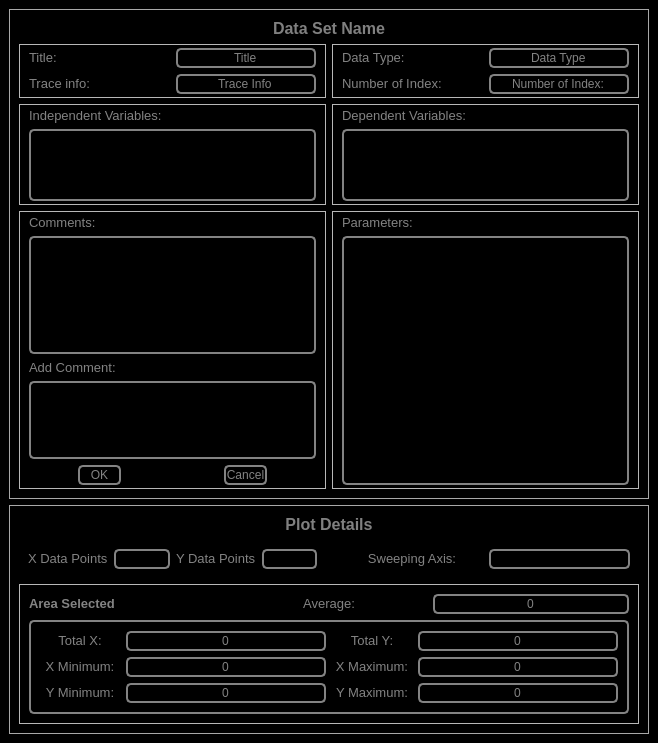
<?xml version="1.0" encoding="UTF-8"?>
<ui version="4.0">
 <class>MainWindow</class>
 <widget class="QMainWindow" name="MainWindow">
  <property name="geometry">
   <rect>
    <x>0</x>
    <y>0</y>
    <width>658</width>
    <height>743</height>
   </rect>
  </property>
  <property name="windowTitle">
   <string>Data Info</string>
  </property>
  <property name="windowIcon">
   <iconset resource="../../../Resources/nSOTScannerResources.qrc">
    <normaloff>:/nSOTScanner/Pictures/jj_schema.svg</normaloff>:/nSOTScanner/Pictures/jj_schema.svg</iconset>
  </property>
  <widget class="QWidget" name="centralwidget">
   <property name="styleSheet">
    <string notr="true">#centralwidget
{
background-color: rgb(0, 0, 0);
}</string>
   </property>
   <layout class="QVBoxLayout" name="verticalLayout_3" stretch="4,1">
    <item>
     <widget class="QFrame" name="frame_DataDetails">
      <property name="styleSheet">
       <string notr="true">#frame_DataDetails{
border:1px solid rgb(168,168,168)
}</string>
      </property>
      <property name="frameShape">
       <enum>QFrame::StyledPanel</enum>
      </property>
      <property name="frameShadow">
       <enum>QFrame::Raised</enum>
      </property>
      <layout class="QGridLayout" name="gridLayout" rowstretch="0,1,2,3,0" columnstretch="1,1">
       <item row="3" column="1">
        <widget class="QFrame" name="frame_DependentVariables">
         <property name="frameShape">
          <enum>QFrame::StyledPanel</enum>
         </property>
         <property name="frameShadow">
          <enum>QFrame::Raised</enum>
         </property>
         <layout class="QVBoxLayout" name="verticalLayout_2">
          <property name="topMargin">
           <number>3</number>
          </property>
          <property name="bottomMargin">
           <number>3</number>
          </property>
          <item>
           <widget class="QLabel" name="label_DependentVariables">
            <property name="text">
             <string>&lt;html&gt;&lt;head/&gt;&lt;body&gt;&lt;p&gt;&lt;span style=&quot; font-size:10pt; color:#838383;&quot;&gt;Dependent Variables:&lt;/span&gt;&lt;/p&gt;&lt;/body&gt;&lt;/html&gt;</string>
            </property>
           </widget>
          </item>
          <item>
           <widget class="QListWidget" name="listWidget_DependentVariables">
            <property name="styleSheet">
             <string notr="true">QListWidget#listWidget_DependentVariables{
color: rgb(131,131,131);
background-color:rgb(0,0,0);
border: 2px solid  rgb(131,131,131);
border-radius: 5px
}

QScrollBar:horizontal {
   border: 0px;
   background: black;
   height: 15px;
}
QScrollBar:vertical {
   border: 0px;
   background: black;
   width: 15px;
}</string>
            </property>
           </widget>
          </item>
         </layout>
        </widget>
       </item>
       <item row="3" column="0">
        <widget class="QFrame" name="frame_IndependentVariables">
         <property name="frameShape">
          <enum>QFrame::StyledPanel</enum>
         </property>
         <property name="frameShadow">
          <enum>QFrame::Raised</enum>
         </property>
         <layout class="QVBoxLayout" name="verticalLayout_4">
          <property name="topMargin">
           <number>3</number>
          </property>
          <property name="bottomMargin">
           <number>3</number>
          </property>
          <item>
           <widget class="QLabel" name="label_IndependentVariables">
            <property name="text">
             <string>&lt;html&gt;&lt;head/&gt;&lt;body&gt;&lt;p&gt;&lt;span style=&quot; font-size:10pt; color:#838383;&quot;&gt;Independent Variables:&lt;/span&gt;&lt;/p&gt;&lt;/body&gt;&lt;/html&gt;</string>
            </property>
           </widget>
          </item>
          <item>
           <widget class="QListWidget" name="listWidget_IndependentVariables">
            <property name="styleSheet">
             <string notr="true">QListWidget#listWidget_IndependentVariables{
color: rgb(131,131,131);
background-color:rgb(0,0,0);
border: 2px solid  rgb(131,131,131);
border-radius: 5px
}

QScrollBar:horizontal {
   border: 0px;
   background: black;
   height: 15px;
}
QScrollBar:vertical {
   border: 0px;
   background: black;
   width: 15px;
}</string>
            </property>
           </widget>
          </item>
         </layout>
        </widget>
       </item>
       <item row="0" column="0" colspan="2">
        <widget class="QLabel" name="label_DataSetName">
         <property name="font">
          <font>
           <pointsize>12</pointsize>
           <weight>75</weight>
           <bold>true</bold>
          </font>
         </property>
         <property name="styleSheet">
          <string notr="true">color:grey</string>
         </property>
         <property name="text">
          <string>Data Set Name</string>
         </property>
         <property name="alignment">
          <set>Qt::AlignCenter</set>
         </property>
        </widget>
       </item>
       <item row="4" column="0">
        <widget class="QFrame" name="frame_Comments">
         <property name="frameShape">
          <enum>QFrame::StyledPanel</enum>
         </property>
         <property name="frameShadow">
          <enum>QFrame::Raised</enum>
         </property>
         <layout class="QGridLayout" name="gridLayout_2" rowstretch="0,6,0,4,1" columnstretch="1,1,1,1,1,1">
          <property name="topMargin">
           <number>3</number>
          </property>
          <property name="bottomMargin">
           <number>3</number>
          </property>
          <item row="0" column="0" colspan="2">
           <widget class="QLabel" name="label_Comments">
            <property name="text">
             <string>&lt;html&gt;&lt;head/&gt;&lt;body&gt;&lt;p&gt;&lt;span style=&quot; font-size:10pt; color:#838383;&quot;&gt;Comments:&lt;/span&gt;&lt;/p&gt;&lt;/body&gt;&lt;/html&gt;</string>
            </property>
           </widget>
          </item>
          <item row="1" column="0" colspan="6">
           <widget class="QTextEdit" name="textEdit_CurrentComments">
            <property name="styleSheet">
             <string notr="true">QTextEdit#textEdit_CurrentComments{
color: rgb(131,131,131);
background-color:rgb(0,0,0);
border: 2px solid  rgb(131,131,131);
border-radius: 5px
}</string>
            </property>
            <property name="readOnly">
             <bool>true</bool>
            </property>
           </widget>
          </item>
          <item row="2" column="0" colspan="3">
           <widget class="QLabel" name="label_AddComments">
            <property name="text">
             <string>&lt;html&gt;&lt;head/&gt;&lt;body&gt;&lt;p&gt;&lt;span style=&quot; font-size:10pt; color:#838383;&quot;&gt;Add Comment:&lt;/span&gt;&lt;/p&gt;&lt;/body&gt;&lt;/html&gt;</string>
            </property>
           </widget>
          </item>
          <item row="3" column="0" colspan="6">
           <widget class="QTextEdit" name="textEdit_AddComments">
            <property name="styleSheet">
             <string notr="true">QTextEdit#textEdit_AddComments{
color: rgb(131,131,131);
background-color:rgb(0,0,0);
border: 2px solid  rgb(131,131,131);
border-radius: 5px
}</string>
            </property>
           </widget>
          </item>
          <item row="4" column="0">
           <spacer name="horizontalSpacer">
            <property name="orientation">
             <enum>Qt::Horizontal</enum>
            </property>
            <property name="sizeHint" stdset="0">
             <size>
              <width>50</width>
              <height>20</height>
             </size>
            </property>
           </spacer>
          </item>
          <item row="4" column="1">
           <widget class="QPushButton" name="pushButton_ok">
            <property name="sizePolicy">
             <sizepolicy hsizetype="Preferred" vsizetype="Preferred">
              <horstretch>0</horstretch>
              <verstretch>0</verstretch>
             </sizepolicy>
            </property>
            <property name="styleSheet">
             <string notr="true">QPushButton:pressed#pushButton_ok{
color: rgb(0,0,0);
background-color:rgb(131,131,131);
border: 1px solid rgb(0,0,0);
border-radius: 5px
}

QPushButton#pushButton_ok{
color: rgb(131,131,131);
background-color:rgb(0,0,0);
border: 2px solid  rgb(131,131,131);
border-radius: 5px
}</string>
            </property>
            <property name="text">
             <string>OK</string>
            </property>
           </widget>
          </item>
          <item row="4" column="2">
           <spacer name="horizontalSpacer_2">
            <property name="orientation">
             <enum>Qt::Horizontal</enum>
            </property>
            <property name="sizeHint" stdset="0">
             <size>
              <width>49</width>
              <height>20</height>
             </size>
            </property>
           </spacer>
          </item>
          <item row="4" column="3">
           <spacer name="horizontalSpacer_3">
            <property name="orientation">
             <enum>Qt::Horizontal</enum>
            </property>
            <property name="sizeHint" stdset="0">
             <size>
              <width>50</width>
              <height>20</height>
             </size>
            </property>
           </spacer>
          </item>
          <item row="4" column="4">
           <widget class="QPushButton" name="pushButton_Cancel">
            <property name="sizePolicy">
             <sizepolicy hsizetype="Preferred" vsizetype="Preferred">
              <horstretch>0</horstretch>
              <verstretch>0</verstretch>
             </sizepolicy>
            </property>
            <property name="styleSheet">
             <string notr="true">QPushButton:pressed#pushButton_Cancel{
color: rgb(0,0,0);
background-color:rgb(131,131,131);
border: 1px solid rgb(0,0,0);
border-radius: 5px
}

QPushButton#pushButton_Cancel{
color: rgb(131,131,131);
background-color:rgb(0,0,0);
border: 2px solid  rgb(131,131,131);
border-radius: 5px
}</string>
            </property>
            <property name="text">
             <string>Cancel</string>
            </property>
           </widget>
          </item>
          <item row="4" column="5">
           <spacer name="horizontalSpacer_4">
            <property name="orientation">
             <enum>Qt::Horizontal</enum>
            </property>
            <property name="sizeHint" stdset="0">
             <size>
              <width>50</width>
              <height>20</height>
             </size>
            </property>
           </spacer>
          </item>
         </layout>
        </widget>
       </item>
       <item row="4" column="1">
        <widget class="QFrame" name="frame_parameter">
         <property name="frameShape">
          <enum>QFrame::StyledPanel</enum>
         </property>
         <property name="frameShadow">
          <enum>QFrame::Raised</enum>
         </property>
         <layout class="QVBoxLayout" name="verticalLayout" stretch="0,0">
          <property name="topMargin">
           <number>3</number>
          </property>
          <property name="bottomMargin">
           <number>3</number>
          </property>
          <item>
           <widget class="QLabel" name="label_Parameters">
            <property name="text">
             <string>&lt;html&gt;&lt;head/&gt;&lt;body&gt;&lt;p&gt;&lt;span style=&quot; font-size:10pt; color:#838383;&quot;&gt;Parameters:&lt;/span&gt;&lt;/p&gt;&lt;/body&gt;&lt;/html&gt;</string>
            </property>
           </widget>
          </item>
          <item>
           <widget class="QListWidget" name="listWidget_parameters">
            <property name="styleSheet">
             <string notr="true">QListWidget#listWidget_parameters{
color: rgb(131,131,131);
background-color:rgb(0,0,0);
border: 2px solid  rgb(131,131,131);
border-radius: 5px
}

QScrollBar:horizontal {
   border: 0px;
   background: black;
   height: 15px;
}
QScrollBar:vertical {
   border: 0px;
   background: black;
   width: 15px;
}</string>
            </property>
           </widget>
          </item>
         </layout>
        </widget>
       </item>
       <item row="2" column="0">
        <widget class="QFrame" name="frame_Description1">
         <property name="frameShape">
          <enum>QFrame::StyledPanel</enum>
         </property>
         <property name="frameShadow">
          <enum>QFrame::Raised</enum>
         </property>
         <layout class="QGridLayout" name="gridLayout_3" rowstretch="1,1" columnstretch="1,1">
          <property name="topMargin">
           <number>3</number>
          </property>
          <property name="bottomMargin">
           <number>3</number>
          </property>
          <item row="1" column="0">
           <widget class="QLabel" name="label_TraceInfo">
            <property name="minimumSize">
             <size>
              <width>80</width>
              <height>0</height>
             </size>
            </property>
            <property name="text">
             <string>&lt;html&gt;&lt;head/&gt;&lt;body&gt;&lt;p&gt;&lt;span style=&quot; font-size:10pt; color:#838383;&quot;&gt;Trace info:&lt;/span&gt;&lt;/p&gt;&lt;/body&gt;&lt;/html&gt;</string>
            </property>
            <property name="alignment">
             <set>Qt::AlignLeading|Qt::AlignLeft|Qt::AlignVCenter</set>
            </property>
           </widget>
          </item>
          <item row="1" column="1">
           <widget class="QLineEdit" name="lineEdit_TraceInfo">
            <property name="styleSheet">
             <string notr="true">QLineEdit#lineEdit_TraceInfo{
color: rgb(131,131,131);
background-color:rgb(0,0,0);
border: 2px solid  rgb(131,131,131);
border-radius: 5px
}
</string>
            </property>
            <property name="text">
             <string>Trace Info</string>
            </property>
            <property name="alignment">
             <set>Qt::AlignCenter</set>
            </property>
            <property name="readOnly">
             <bool>true</bool>
            </property>
           </widget>
          </item>
          <item row="0" column="0">
           <widget class="QLabel" name="label_Title">
            <property name="minimumSize">
             <size>
              <width>80</width>
              <height>0</height>
             </size>
            </property>
            <property name="text">
             <string>&lt;html&gt;&lt;head/&gt;&lt;body&gt;&lt;p&gt;&lt;span style=&quot; font-size:10pt; color:#838383;&quot;&gt;Title:&lt;/span&gt;&lt;/p&gt;&lt;/body&gt;&lt;/html&gt;</string>
            </property>
            <property name="alignment">
             <set>Qt::AlignLeading|Qt::AlignLeft|Qt::AlignVCenter</set>
            </property>
           </widget>
          </item>
          <item row="0" column="1">
           <widget class="QLineEdit" name="lineEdit_Title">
            <property name="styleSheet">
             <string notr="true">QLineEdit#lineEdit_Title{
color: rgb(131,131,131);
background-color:rgb(0,0,0);
border: 2px solid  rgb(131,131,131);
border-radius: 5px
}
</string>
            </property>
            <property name="text">
             <string>Title</string>
            </property>
            <property name="alignment">
             <set>Qt::AlignCenter</set>
            </property>
            <property name="readOnly">
             <bool>false</bool>
            </property>
           </widget>
          </item>
         </layout>
        </widget>
       </item>
       <item row="2" column="1">
        <widget class="QFrame" name="frame_Description2">
         <property name="frameShape">
          <enum>QFrame::StyledPanel</enum>
         </property>
         <property name="frameShadow">
          <enum>QFrame::Raised</enum>
         </property>
         <layout class="QGridLayout" name="gridLayout_4" rowstretch="1,1" columnstretch="1,1">
          <property name="topMargin">
           <number>3</number>
          </property>
          <property name="bottomMargin">
           <number>3</number>
          </property>
          <item row="1" column="1">
           <widget class="QLineEdit" name="lineEdit_Numberofindex">
            <property name="styleSheet">
             <string notr="true">QLineEdit#lineEdit_Numberofindex{
color: rgb(131,131,131);
background-color:rgb(0,0,0);
border: 2px solid  rgb(131,131,131);
border-radius: 5px
}
</string>
            </property>
            <property name="text">
             <string>Number of Index:</string>
            </property>
            <property name="alignment">
             <set>Qt::AlignCenter</set>
            </property>
            <property name="readOnly">
             <bool>true</bool>
            </property>
           </widget>
          </item>
          <item row="1" column="0">
           <widget class="QLabel" name="label_Numberofindex">
            <property name="minimumSize">
             <size>
              <width>80</width>
              <height>0</height>
             </size>
            </property>
            <property name="text">
             <string>&lt;html&gt;&lt;head/&gt;&lt;body&gt;&lt;p&gt;&lt;span style=&quot; font-size:10pt; color:#838383;&quot;&gt;Number of Index:&lt;/span&gt;&lt;/p&gt;&lt;/body&gt;&lt;/html&gt;</string>
            </property>
            <property name="alignment">
             <set>Qt::AlignLeading|Qt::AlignLeft|Qt::AlignVCenter</set>
            </property>
           </widget>
          </item>
          <item row="0" column="1">
           <widget class="QLineEdit" name="lineEdit_DataType">
            <property name="styleSheet">
             <string notr="true">QLineEdit#lineEdit_DataType{
color: rgb(131,131,131);
background-color:rgb(0,0,0);
border: 2px solid  rgb(131,131,131);
border-radius: 5px
}
</string>
            </property>
            <property name="text">
             <string>Data Type</string>
            </property>
            <property name="alignment">
             <set>Qt::AlignCenter</set>
            </property>
            <property name="readOnly">
             <bool>true</bool>
            </property>
           </widget>
          </item>
          <item row="0" column="0">
           <widget class="QLabel" name="label_DataType">
            <property name="minimumSize">
             <size>
              <width>80</width>
              <height>0</height>
             </size>
            </property>
            <property name="text">
             <string>&lt;html&gt;&lt;head/&gt;&lt;body&gt;&lt;p&gt;&lt;span style=&quot; font-size:10pt; color:#838383;&quot;&gt;Data Type:&lt;/span&gt;&lt;/p&gt;&lt;/body&gt;&lt;/html&gt;</string>
            </property>
            <property name="alignment">
             <set>Qt::AlignLeading|Qt::AlignLeft|Qt::AlignVCenter</set>
            </property>
           </widget>
          </item>
         </layout>
        </widget>
       </item>
      </layout>
     </widget>
    </item>
    <item>
     <widget class="QFrame" name="frame_PlotDetails">
      <property name="styleSheet">
       <string notr="true">#frame_PlotDetails{
border:1px solid rgb(168,168,168)
}</string>
      </property>
      <property name="frameShape">
       <enum>QFrame::StyledPanel</enum>
      </property>
      <property name="frameShadow">
       <enum>QFrame::Raised</enum>
      </property>
      <layout class="QGridLayout" name="gridLayout_5" rowstretch="1,1,4" columnstretch="1,1">
       <item row="0" column="0" colspan="2">
        <widget class="QLabel" name="label_PlotDetails">
         <property name="font">
          <font>
           <pointsize>12</pointsize>
           <weight>75</weight>
           <bold>true</bold>
          </font>
         </property>
         <property name="styleSheet">
          <string notr="true">color:grey</string>
         </property>
         <property name="text">
          <string>Plot Details</string>
         </property>
         <property name="alignment">
          <set>Qt::AlignCenter</set>
         </property>
        </widget>
       </item>
       <item row="1" column="1">
        <widget class="QFrame" name="frame_SweepingAxis">
         <property name="styleSheet">
          <string notr="true">QFrame#frame_SweepingAxis{
color: rgb(131,131,131);
background-color:rgb(0,0,0);
border: 0px solid  rgb(131,131,131);
border-radius: 5px
}</string>
         </property>
         <property name="frameShape">
          <enum>QFrame::StyledPanel</enum>
         </property>
         <property name="frameShadow">
          <enum>QFrame::Raised</enum>
         </property>
         <layout class="QHBoxLayout" name="horizontalLayout_2" stretch="1,1">
          <item>
           <widget class="QLabel" name="label_SweepingAxis">
            <property name="minimumSize">
             <size>
              <width>80</width>
              <height>0</height>
             </size>
            </property>
            <property name="text">
             <string>&lt;html&gt;&lt;head/&gt;&lt;body&gt;&lt;p&gt;&lt;span style=&quot; font-size:10pt; color:#838383;&quot;&gt;Sweeping Axis:&lt;/span&gt;&lt;/p&gt;&lt;/body&gt;&lt;/html&gt;</string>
            </property>
            <property name="alignment">
             <set>Qt::AlignCenter</set>
            </property>
           </widget>
          </item>
          <item>
           <widget class="QLineEdit" name="lineEdit_SweepingAxis">
            <property name="styleSheet">
             <string notr="true">QLineEdit#lineEdit_SweepingAxis{
color: rgb(131,131,131);
background-color:rgb(0,0,0);
border: 2px solid  rgb(131,131,131);
border-radius: 5px
}
QScrollBar:vertical {
   border: 0px;
   background: black;
   width: 0px;
}</string>
            </property>
           </widget>
          </item>
         </layout>
        </widget>
       </item>
       <item row="1" column="0">
        <widget class="QFrame" name="frame_Dimension">
         <property name="styleSheet">
          <string notr="true">QFrame#frame_Dimension{
color: rgb(131,131,131);
background-color:rgb(0,0,0);
border: 0px solid  rgb(131,131,131);
border-radius: 5px
}</string>
         </property>
         <property name="frameShape">
          <enum>QFrame::StyledPanel</enum>
         </property>
         <property name="frameShadow">
          <enum>QFrame::Raised</enum>
         </property>
         <layout class="QHBoxLayout" name="horizontalLayout" stretch="1,1,1,1">
          <item>
           <widget class="QLabel" name="label_XPoints">
            <property name="minimumSize">
             <size>
              <width>80</width>
              <height>0</height>
             </size>
            </property>
            <property name="text">
             <string>&lt;html&gt;&lt;head/&gt;&lt;body&gt;&lt;p&gt;&lt;span style=&quot; font-size:10pt; color:#838383;&quot;&gt;X Data Points:&lt;/span&gt;&lt;/p&gt;&lt;/body&gt;&lt;/html&gt;</string>
            </property>
            <property name="alignment">
             <set>Qt::AlignCenter</set>
            </property>
           </widget>
          </item>
          <item>
           <widget class="QLineEdit" name="lineEdit_XPoints">
            <property name="styleSheet">
             <string notr="true">QLineEdit#lineEdit_XPoints{
color: rgb(131,131,131);
background-color:rgb(0,0,0);
border: 2px solid  rgb(131,131,131);
border-radius: 5px
}
QScrollBar:vertical {
   border: 0px;
   background: black;
   width: 0px;
}</string>
            </property>
           </widget>
          </item>
          <item>
           <widget class="QLabel" name="label_YPoints">
            <property name="minimumSize">
             <size>
              <width>80</width>
              <height>0</height>
             </size>
            </property>
            <property name="text">
             <string>&lt;html&gt;&lt;head/&gt;&lt;body&gt;&lt;p&gt;&lt;span style=&quot; font-size:10pt; color:#838383;&quot;&gt;Y Data Points:&lt;/span&gt;&lt;/p&gt;&lt;/body&gt;&lt;/html&gt;</string>
            </property>
            <property name="alignment">
             <set>Qt::AlignCenter</set>
            </property>
           </widget>
          </item>
          <item>
           <widget class="QLineEdit" name="lineEdit_YPoints">
            <property name="styleSheet">
             <string notr="true">QLineEdit#lineEdit_YPoints{
color: rgb(131,131,131);
background-color:rgb(0,0,0);
border: 2px solid  rgb(131,131,131);
border-radius: 5px
}
QScrollBar:vertical {
   border: 0px;
   background: black;
   width: 0px;
}</string>
            </property>
           </widget>
          </item>
         </layout>
        </widget>
       </item>
       <item row="2" column="0" colspan="2">
        <widget class="QFrame" name="frame_AreaSelected">
         <property name="frameShape">
          <enum>QFrame::StyledPanel</enum>
         </property>
         <property name="frameShadow">
          <enum>QFrame::Raised</enum>
         </property>
         <layout class="QGridLayout" name="gridLayout_6" rowstretch="1,3" columnstretch="1,1,1">
          <item row="0" column="0">
           <widget class="QLabel" name="label_AreaSelected">
            <property name="font">
             <font>
              <weight>75</weight>
              <bold>true</bold>
             </font>
            </property>
            <property name="text">
             <string>&lt;html&gt;&lt;head/&gt;&lt;body&gt;&lt;p&gt;&lt;span style=&quot; font-size:10pt; color:#838383;&quot;&gt;Area Selected&lt;/span&gt;&lt;/p&gt;&lt;/body&gt;&lt;/html&gt;</string>
            </property>
           </widget>
          </item>
          <item row="0" column="1">
           <widget class="QLabel" name="label_AreaSelectedAvg">
            <property name="minimumSize">
             <size>
              <width>80</width>
              <height>0</height>
             </size>
            </property>
            <property name="text">
             <string>&lt;html&gt;&lt;head/&gt;&lt;body&gt;&lt;p&gt;&lt;span style=&quot; font-size:10pt; color:#838383;&quot;&gt;Average:&lt;/span&gt;&lt;/p&gt;&lt;/body&gt;&lt;/html&gt;</string>
            </property>
            <property name="alignment">
             <set>Qt::AlignCenter</set>
            </property>
           </widget>
          </item>
          <item row="0" column="2">
           <widget class="QLineEdit" name="lineEdit_average">
            <property name="styleSheet">
             <string notr="true">QLineEdit#lineEdit_average{
color: rgb(131,131,131);
background-color:rgb(0,0,0);
border: 2px solid  rgb(131,131,131);
border-radius: 5px
}
</string>
            </property>
            <property name="text">
             <string>0</string>
            </property>
            <property name="alignment">
             <set>Qt::AlignCenter</set>
            </property>
            <property name="readOnly">
             <bool>false</bool>
            </property>
           </widget>
          </item>
          <item row="1" column="0" colspan="3">
           <widget class="QFrame" name="frame_SelectAreaDim">
            <property name="styleSheet">
             <string notr="true">QFrame#frame_SelectAreaDim{
color: rgb(131,131,131);
background-color:rgb(0,0,0);
border: 2px solid  rgb(131,131,131);
border-radius: 5px
}</string>
            </property>
            <property name="frameShape">
             <enum>QFrame::StyledPanel</enum>
            </property>
            <property name="frameShadow">
             <enum>QFrame::Raised</enum>
            </property>
            <layout class="QGridLayout" name="gridLayout_7">
             <item row="2" column="0">
              <widget class="QLabel" name="label_YMin">
               <property name="minimumSize">
                <size>
                 <width>80</width>
                 <height>0</height>
                </size>
               </property>
               <property name="text">
                <string>&lt;html&gt;&lt;head/&gt;&lt;body&gt;&lt;p&gt;&lt;span style=&quot; font-size:10pt; color:#838383;&quot;&gt;Y Minimum:&lt;/span&gt;&lt;/p&gt;&lt;/body&gt;&lt;/html&gt;</string>
               </property>
               <property name="alignment">
                <set>Qt::AlignCenter</set>
               </property>
              </widget>
             </item>
             <item row="2" column="1">
              <widget class="QLineEdit" name="lineEdit_yMin">
               <property name="styleSheet">
                <string notr="true">QLineEdit#lineEdit_yMin{
color: rgb(131,131,131);
background-color:rgb(0,0,0);
border: 2px solid  rgb(131,131,131);
border-radius: 5px
}
</string>
               </property>
               <property name="text">
                <string>0</string>
               </property>
               <property name="alignment">
                <set>Qt::AlignCenter</set>
               </property>
               <property name="readOnly">
                <bool>false</bool>
               </property>
              </widget>
             </item>
             <item row="1" column="3">
              <widget class="QLineEdit" name="lineEdit_xMax">
               <property name="styleSheet">
                <string notr="true">QLineEdit#lineEdit_xMax{
color: rgb(131,131,131);
background-color:rgb(0,0,0);
border: 2px solid  rgb(131,131,131);
border-radius: 5px
}
</string>
               </property>
               <property name="text">
                <string>0</string>
               </property>
               <property name="alignment">
                <set>Qt::AlignCenter</set>
               </property>
               <property name="readOnly">
                <bool>false</bool>
               </property>
              </widget>
             </item>
             <item row="1" column="2">
              <widget class="QLabel" name="label_XMax">
               <property name="minimumSize">
                <size>
                 <width>80</width>
                 <height>0</height>
                </size>
               </property>
               <property name="text">
                <string>&lt;html&gt;&lt;head/&gt;&lt;body&gt;&lt;p&gt;&lt;span style=&quot; font-size:10pt; color:#838383;&quot;&gt;X Maximum:&lt;/span&gt;&lt;/p&gt;&lt;/body&gt;&lt;/html&gt;</string>
               </property>
               <property name="alignment">
                <set>Qt::AlignCenter</set>
               </property>
              </widget>
             </item>
             <item row="1" column="0">
              <widget class="QLabel" name="label_XMin">
               <property name="minimumSize">
                <size>
                 <width>80</width>
                 <height>0</height>
                </size>
               </property>
               <property name="text">
                <string>&lt;html&gt;&lt;head/&gt;&lt;body&gt;&lt;p&gt;&lt;span style=&quot; font-size:10pt; color:#838383;&quot;&gt;X Minimum:&lt;/span&gt;&lt;/p&gt;&lt;/body&gt;&lt;/html&gt;</string>
               </property>
               <property name="alignment">
                <set>Qt::AlignCenter</set>
               </property>
              </widget>
             </item>
             <item row="1" column="1">
              <widget class="QLineEdit" name="lineEdit_xMin">
               <property name="styleSheet">
                <string notr="true">QLineEdit#lineEdit_xMin{
color: rgb(131,131,131);
background-color:rgb(0,0,0);
border: 2px solid  rgb(131,131,131);
border-radius: 5px
}
</string>
               </property>
               <property name="text">
                <string>0</string>
               </property>
               <property name="alignment">
                <set>Qt::AlignCenter</set>
               </property>
               <property name="readOnly">
                <bool>false</bool>
               </property>
              </widget>
             </item>
             <item row="2" column="2">
              <widget class="QLabel" name="label_YMax">
               <property name="minimumSize">
                <size>
                 <width>80</width>
                 <height>0</height>
                </size>
               </property>
               <property name="text">
                <string>&lt;html&gt;&lt;head/&gt;&lt;body&gt;&lt;p&gt;&lt;span style=&quot; font-size:10pt; color:#838383;&quot;&gt;Y Maximum:&lt;/span&gt;&lt;/p&gt;&lt;/body&gt;&lt;/html&gt;</string>
               </property>
               <property name="alignment">
                <set>Qt::AlignCenter</set>
               </property>
              </widget>
             </item>
             <item row="2" column="3">
              <widget class="QLineEdit" name="lineEdit_yMax">
               <property name="styleSheet">
                <string notr="true">QLineEdit#lineEdit_yMax{
color: rgb(131,131,131);
background-color:rgb(0,0,0);
border: 2px solid  rgb(131,131,131);
border-radius: 5px
}
</string>
               </property>
               <property name="text">
                <string>0</string>
               </property>
               <property name="alignment">
                <set>Qt::AlignCenter</set>
               </property>
               <property name="readOnly">
                <bool>false</bool>
               </property>
              </widget>
             </item>
             <item row="0" column="0">
              <widget class="QLabel" name="label_xTotal">
               <property name="minimumSize">
                <size>
                 <width>80</width>
                 <height>0</height>
                </size>
               </property>
               <property name="text">
                <string>&lt;html&gt;&lt;head/&gt;&lt;body&gt;&lt;p&gt;&lt;span style=&quot; font-size:10pt; color:#838383;&quot;&gt;Total X:&lt;/span&gt;&lt;/p&gt;&lt;/body&gt;&lt;/html&gt;</string>
               </property>
               <property name="alignment">
                <set>Qt::AlignCenter</set>
               </property>
              </widget>
             </item>
             <item row="0" column="1">
              <widget class="QLineEdit" name="lineEdit_xTotal">
               <property name="styleSheet">
                <string notr="true">QLineEdit#lineEdit_xTotal{
color: rgb(131,131,131);
background-color:rgb(0,0,0);
border: 2px solid  rgb(131,131,131);
border-radius: 5px
}
</string>
               </property>
               <property name="text">
                <string>0</string>
               </property>
               <property name="alignment">
                <set>Qt::AlignCenter</set>
               </property>
               <property name="readOnly">
                <bool>false</bool>
               </property>
              </widget>
             </item>
             <item row="0" column="2">
              <widget class="QLabel" name="label_yTotal">
               <property name="minimumSize">
                <size>
                 <width>80</width>
                 <height>0</height>
                </size>
               </property>
               <property name="text">
                <string>&lt;html&gt;&lt;head/&gt;&lt;body&gt;&lt;p&gt;&lt;span style=&quot; font-size:10pt; color:#838383;&quot;&gt;Total Y:&lt;/span&gt;&lt;/p&gt;&lt;/body&gt;&lt;/html&gt;</string>
               </property>
               <property name="alignment">
                <set>Qt::AlignCenter</set>
               </property>
              </widget>
             </item>
             <item row="0" column="3">
              <widget class="QLineEdit" name="lineEdit_yTotal">
               <property name="styleSheet">
                <string notr="true">QLineEdit#lineEdit_yTotal{
color: rgb(131,131,131);
background-color:rgb(0,0,0);
border: 2px solid  rgb(131,131,131);
border-radius: 5px
}
</string>
               </property>
               <property name="text">
                <string>0</string>
               </property>
               <property name="alignment">
                <set>Qt::AlignCenter</set>
               </property>
               <property name="readOnly">
                <bool>false</bool>
               </property>
              </widget>
             </item>
            </layout>
           </widget>
          </item>
         </layout>
        </widget>
       </item>
      </layout>
     </widget>
    </item>
   </layout>
  </widget>
 </widget>
 <resources>
  <include location="../../../Resources/nSOTScannerResources.qrc"/>
 </resources>
 <connections/>
</ui>
